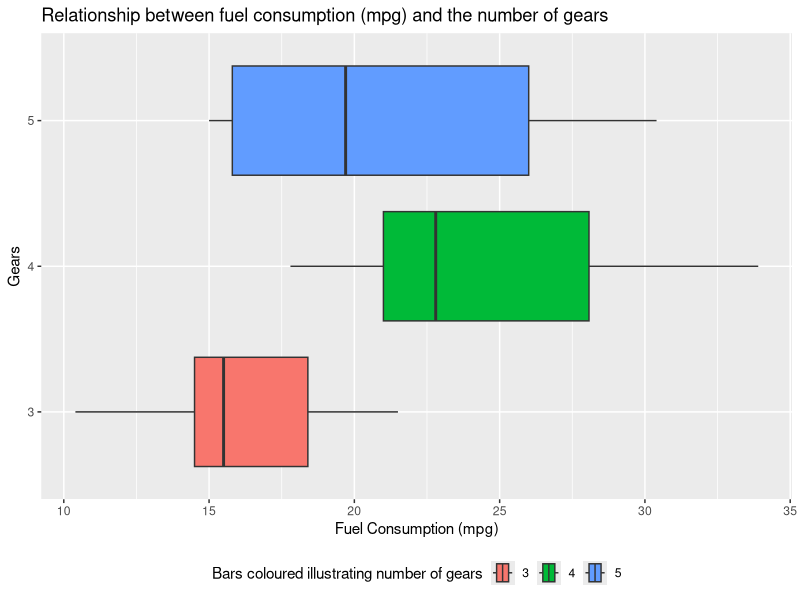
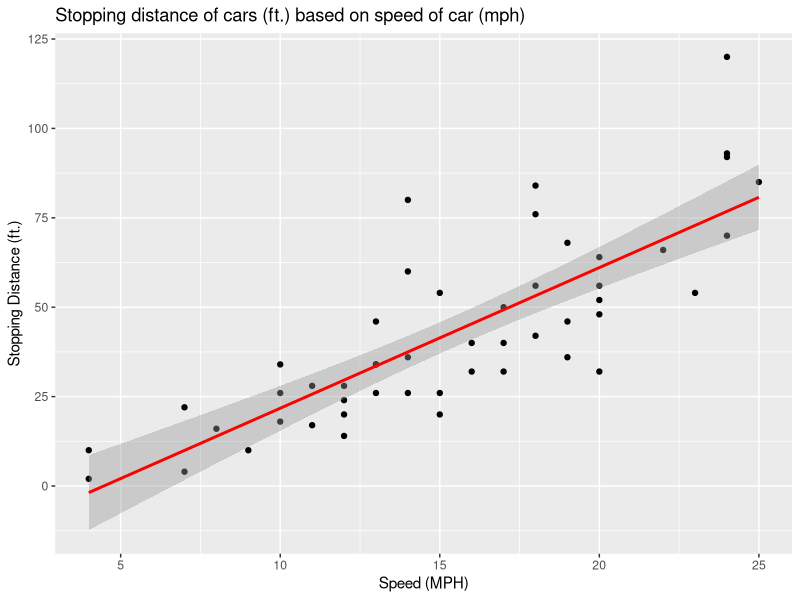
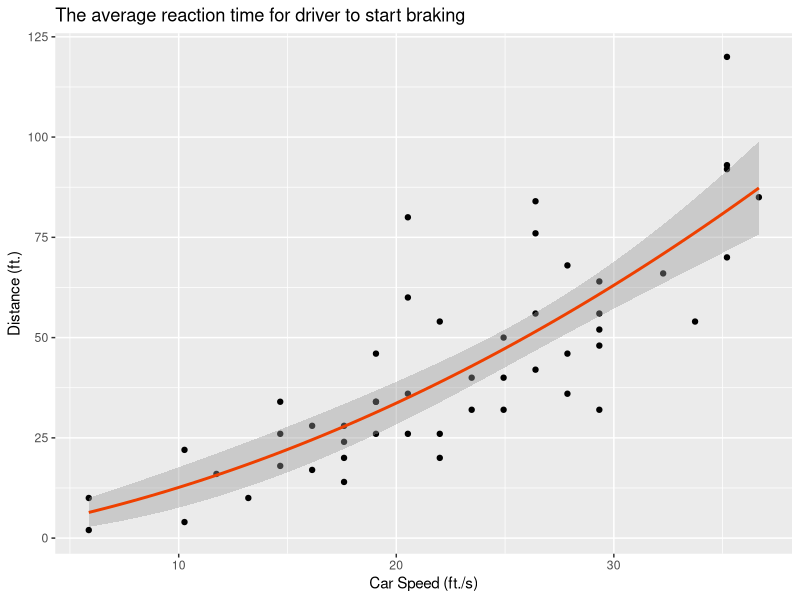

Generate these figures, in order, with R:
## ---- chunk 1
knitr::opts_chunk$set(echo = TRUE)
## ---- chunk 2
# Sum of 5 to 55 sequence:
sum(5:55)
## ---- chunk 3
# Function sumfun created as requested by the following code:
sumfun <- function(n) {sum(seq(from=5,to=n,by=1))}

## ---- chunk 4
# Output for sumfun if n=6
sumfun(6)
## ---- chunk 5
# Output for sumfun if n=20
sumfun(20)
## ---- chunk 6
# Output for sumfun if n=100
sumfun(100)
## ---- chunk 7
# Fibonacci is explained as nth= (n-1)th + (n-2)th. Using "x" instead of n (as n used prior) and a "for loop" statement.
Fibonacci <- function(x) {
if(x<=1) {
  return(x)
  } else {
    return(Fibonacci(x-1) + Fibonacci(x-2))
    }}
# First 12 entries to print starting from 1 to 12:
for(entries in 1:(12)) { 
  print(Fibonacci(entries))
  }
## ---- chunk 8
# Install ggplot and load:
install.packages("ggplot2")
library(ggplot2)

## ---- chunk 9
# Load mtcars datset:
data(mtcars)

## ---- chunk 10
# Boxplot with fill aesthetic, added titles and legend placed at the bottom for better viewing:

ggplot(mtcars, aes(mpg, as.factor(gear), fill= as.factor(gear))) + geom_boxplot() + ggtitle("Relationship between fuel consumption (mpg) and the number of gears") + xlab("Fuel Consumption (mpg)") + ylab("Gears") + labs(fill = "Bars coloured illustrating number of gears") + theme(legend.position="bottom")

## ---- chunk 11
# Load cars datset
data(cars)

# Code for variable distance and use of lm
distance <- lm(dist~speed, data = cars)

# Code to display a set of descriptive statistics (including the fitted slope and intercept of the line, and their standard errors):
summary(distance)

## ---- chunk 12
# To identify the units for the variables, the entered code provided the information:
help(cars)

# Measurement units: speed (MPH) and stopping distance (ft.) as listed in the cars documentation.
## ---- chunk 13
# Following on from 3.5 to plot data points and the linear fit using ggplot. I also coloured the line red and placed headings on the axis as well as a title.

ggplot(cars, aes(x = speed, y = dist)) +
  geom_point () +
  stat_smooth(method ="lm", formula = "y~x", col ="red") +
  ggtitle("Stopping distance of cars (ft.) based on speed of car (mph)") + xlab("Speed (MPH)") + ylab("Stopping Distance (ft.)")

## ---- chunk 14
# The speed list from cars datset in mph converted to ft/s (conversion factor is 5280/3600), in order to estimate reaction time in seconds :
speed_ft <- cars$speed * (5280/3600)

# Equation for line including the assumption OB Distance ∝ speed^2:
line<-lm(dist ~ 0 + speed_ft + I(speed_ft^2),data = cars)

# Call summary information:
summary(line)

## ---- chunk 15
# Denote what x and y are:
y <- cars$dist
x <- cars$speed_ft

# Generate Plot (with titles and the line coloured orange-red and placed headings on the axis as well as a title) with the stated formula:
ggplot(cars, aes(speed_ft, dist)) + geom_point() + geom_smooth(method='lm', formula="y~0+x+I(x^2)", col ="orangered2") + labs(title = "The average reaction time for driver to start braking", x="Car Speed (ft./s)", y="Distance (ft.)")

# The formula "y~0+x+I(x^2)" is a linear model that fits a quadratic formula with zero offset.
